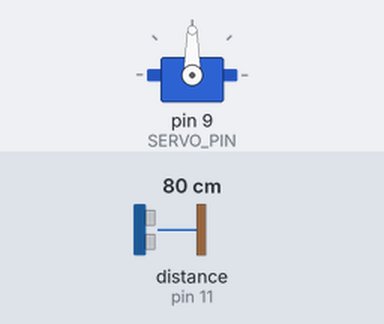
Bench run of a sketch on a simulated Arduino Mega 2560, built with avr-gcc and run on an emulated ATmega2560. Shown: servo. The test bench sets the inputs (shaded band); at power-on: distance to the obstacle (sensor on pin 11) 80 cm. The echo pulse lasts 58.3 µs per cm; what the sketch prints to the serial monitor is not drawn.

Above: at 1.2 s.
1.3 s: distance to the obstacle (sensor on pin 11) set to 120 cm
2.8 s: distance to the obstacle (sensor on pin 11) set to 2 cm
Timing chart, 0 to 5.8 s (numbered marks = the images above; inputs shaded):
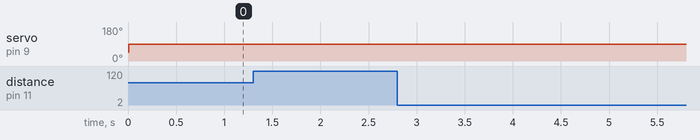

The sketch:

servoSweepRange1.ino
```cpp
// Range finder stuff
#include <NewPing.h>
#define TRIGGER_PIN  12  // Arduino pin tied to trigger pin on the ultrasonic sensor.
#define ECHO_PIN     11  // Arduino pin tied to echo pin on the ultrasonic sensor.
#define MAX_DISTANCE 300 // Maximum distance we want to ping for (in centimeters). Maximum sensor distance is rated at 400-500cm.


NewPing sonar(TRIGGER_PIN, ECHO_PIN, MAX_DISTANCE); // NewPing setup of pins and maximum distance.

// servo stuff
#include <Servo.h>
#define SERVO_PIN 9
Servo myservo;

 // constants and variables for servos
#define SERVO_MIN 45
#define SERVO_MAX 135
#define SERVO_CENTER 90
#define PING_INTERVAL 50

int pos = SERVO_MIN;
int dir = 1;
int pingDelayCount = 999;
unsigned int myDelay;
void setup() {
  myservo.attach(SERVO_PIN);  // attaches the servo on pin 9 to the servo object
    Serial.begin(9600);
}


void loop() {

  unsigned int cm;
  if (pingDelayCount > PING_INTERVAL) {
    pingDelayCount = 0;
    cm = sonar.ping_cm();
  }

  if (cm == 0 || cm > 90) {
    pos = SERVO_CENTER;
    myservo.write(pos);
    pingDelayCount += 20;
    delay(20);
    return;
  }

/*
  unsigned int myDelay = 20;
  Serial.print (cm);
  Serial.print ("\t");
  Serial.print (myDelay);
  Serial.print ("\n");
  delay(myDelay);
  pingDelayCount += myDelay;
*/

  pos += dir;
  if (pos == SERVO_MAX) {
    dir = -1;
  } else if (pos == SERVO_MIN) {
    dir = 1;
  }
  myservo.write(pos);

 /*
  if (cm < 90) {
    myDelay = cm;
  }
  */

  Serial.print ("\t");
  Serial.print (cm);
  Serial.print ("\t");
  Serial.print (pos);
  Serial.print ("\n");

  //delay(myDelay);
//  pingDelayCount += myDelay;
 // pingDelayCount += 20as;

}
```

Measured:
- after the input at 1.3 s, every drawn part: stays the same
